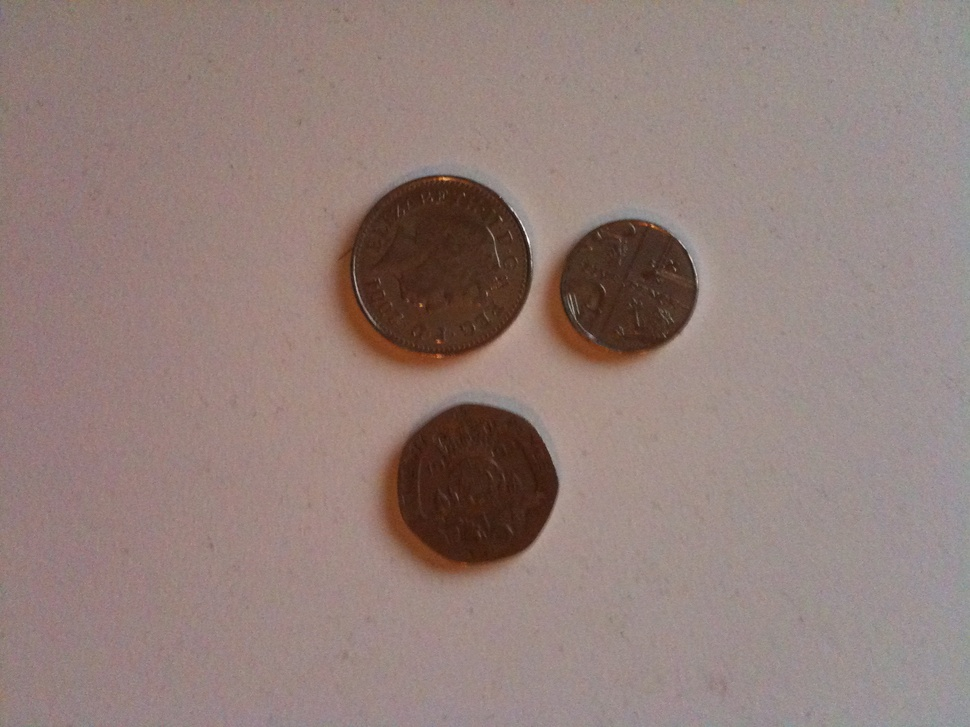
//> input picture IMG_0002.jpg, 970 x 727 px, shrunk from 2048 x 1536 before the run
$ ./circledetect IMG_0002.jpg out.png   (built with g++ and OpenCV 4)
//> lines starting //> are read from the running program, lines starting //| are printed output that depends on the picture; after the words box and inside, x2 and y2 are one past the last pixel; in counts of white or black regions, pixels touching at a corner belong together


/*
 * usageage:
 *
 * for just the numbers run
 *   circledetect infile.jpg
 *
 * for the numbers and modified image run
 *   circledetect infile.jpg outfile.jpg
 *
 * for the numbers and modified image run and onscreen display
 *    circledetect infile.jpg outfile.jpg blah
 *
 */

#include "cv.h"
#include "highgui.h"
#include "math.h"
#include <iostream>
#include <stdio.h>
#include <math.h>
#include <string.h>

using namespace std;

int main(int argc, char** argv)
{
    IplImage* img;
    if( argc >= 2 && (img=cvLoadImage(argv[1], 1))!= 0)
//> img is the input picture: 727 rows x 970 cols, CV_8UC3; mean B, G, R 122.4, 127.3, 146.9
    {
        IplImage* gray = cvCreateImage( cvGetSize(img), 8, 1 );
        CvMemStorage* storage = cvCreateMemStorage(0);
        cvCvtColor( img, gray, CV_BGR2GRAY );
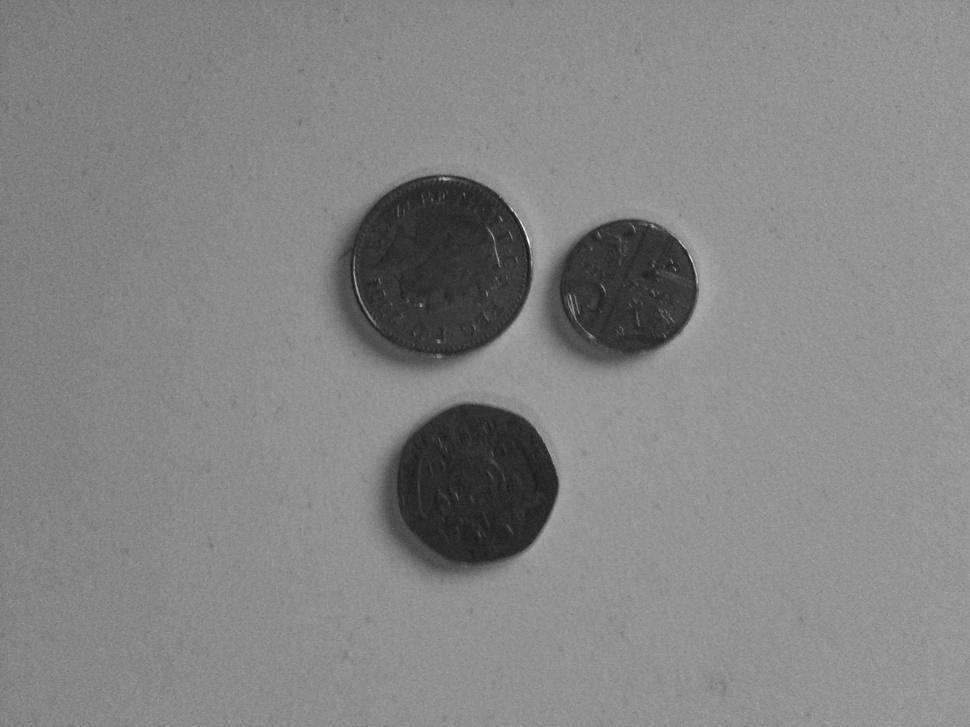
//> gray: 727 rows x 970 cols, CV_8UC1; min 25, max 253, mean 132.6
        cvSmooth( gray, gray, CV_GAUSSIAN, 9, 9 ); // smooth it, otherwise a lot of false circles may be detected
        CvSeq* circles = cvHoughCircles( gray, storage, CV_HOUGH_GRADIENT, 2, gray->height/4, 200, 100 );
//> circles = 2 circles (x, y, radius): [443, 267, 88.2], [477, 479, 76]
        int i;
        for( i = 0; i < circles->total; i++ )
        {
             float* p = (float*)cvGetSeqElem( circles, i );

             cout <<"x="<<p[0]<<" / y="<<p[1]<<" radius="<<p[2]<<endl;

             cvCircle( img, cvPoint(cvRound(p[0]),cvRound(p[1])), 3, CV_RGB(0,255,0), -1, 8, 0 );
             cvCircle( img, cvPoint(cvRound(p[0]),cvRound(p[1])), cvRound(p[2]), CV_RGB(255,0,0), 3, 8, 0 );


        }
//> this loop made 2 passes
//| x=443 / y=267 radius=88.2
//| x=477 / y=479 radius=76
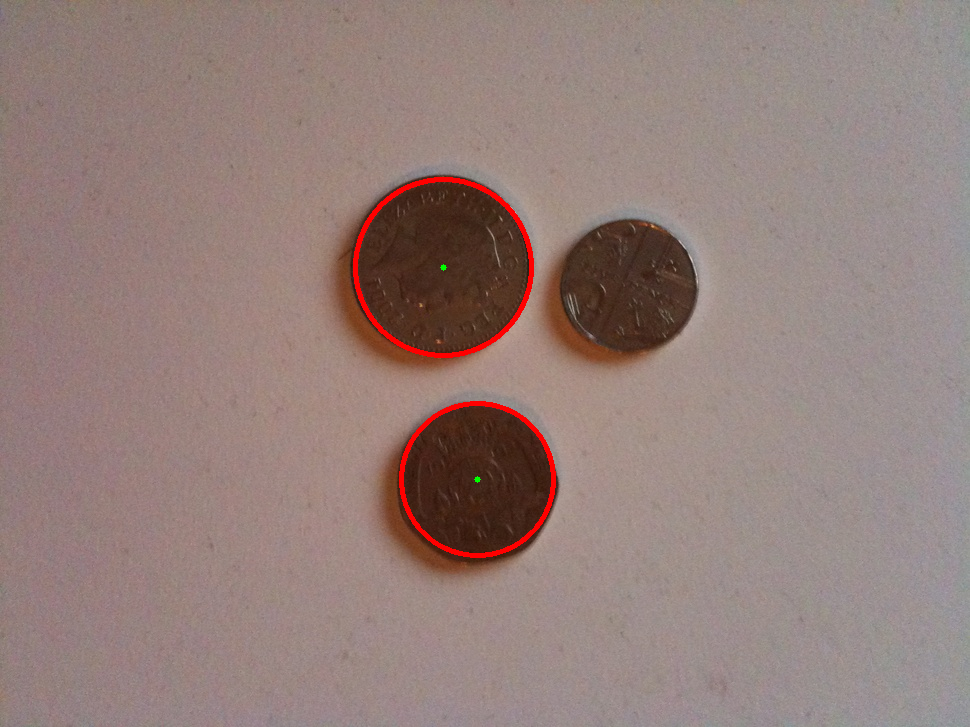
//> img: 727 rows x 970 cols, CV_8UC3; 0.75% of pixels changed, all inside (x1, y1, x2, y2) = (353, 177, 556, 558)
        if( argc == 3 ) {
          cvSaveImage(argv[2] ,img);
        }
        if( argc == 4 ) {
          cvNamedWindow( "circles", 1 );
          cvShowImage( "circles", img );
          sleep(10);
        }
    }
    return 0;
}
